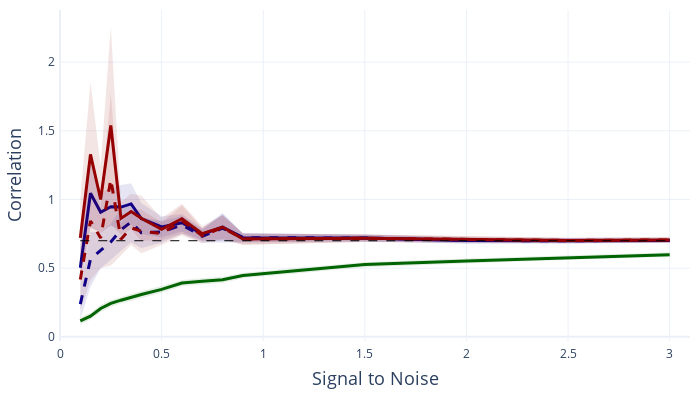

The notebook cell saved with this chart:
### Markdown cell above
Now we can do the simulation - if you want more reliable results the number of simulations should be increase to 10000.

### Code cell
sig = np.array([0.1,0.15,0.2,0.25,0.3,0.35,0.4,0.5,0.6,0.7,0.8,0.9,1.5,2,2.5,3])# np.logspace(np.log(0.2),np.log(5),10)
D = do_sim(0.7,n_sim=200,signal=sig,randseed=12)
D['noiseceil_nan'] = np.isnan(D.noiseCeil)
D['corr_corrected'] = D.r_naive / D.noiseCeil # Correction for noise ceiling 
D['corr_corrected_imp'] = D.corr_corrected
D.loc[np.isnan(D.corr_corrected),'corr_corrected_imp']=0
D['cross_block_imp'] = D.cross_block
D.loc[np.isnan(D.cross_block),'cross_block_imp']=0
T = D.groupby("signal").apply(np.mean)
Tstd = D.groupby("signal").apply(np.std)
fig = plot_Figure3(D,T,Tstd)
fig.update_layout(width=700,height=400)
fig.show()

### Figure 1 — Plotly figure (JSON) as saved in the notebook; plotly's stock layout.template omitted (floating-point values rounded to 4 significant figures)
{"data": [{"hovertemplate": "Naive Correlation<br>Mean: %{y:.2f}<br>%{text}", "line": {"color": "rgba(0, 100, 0, 1)", "width": 3}, "mode": "lines", "name": "", "showlegend": false, "text": ["Std: 0.19", "Std: 0.17", "Std: 0.18", "Std: 0.18", "Std: 0.17", "Std: 0.17", "Std: 0.18", "Std: 0.17", "Std: 0.16", "Std: 0.16", "Std: 0.16", "Std: 0.14", "Std: 0.14", "Std: 0.13", "Std: 0.12", "Std: 0.12"], "type": "scatter", "x": [0.1, 0.15, 0.2, 0.25, 0.3, 0.35, 0.4, 0.5, 0.6, 0.7, 0.8, 0.9, 1.5, 2, 2.5, 3], "y": [0.1168, 0.1512, 0.2066, 0.2436, 0.2671, 0.2907, 0.3089, 0.3456, 0.3923, 0.4048, 0.4159, 0.4463, 0.526, 0.5526, 0.5778, 0.5984]}, {"fill": "toself", "fillcolor": "rgba(0, 100, 0, 0.1)", "hoverinfo": "skip", "line": {"color": "rgba(255,255,255,0)"}, "showlegend": false, "type": "scatter", "x": [0.1, 0.15, 0.2, 0.25, 0.3, 0.35, 0.4, 0.5, 0.6, 0.7, 0.8, 0.9, 1.5, 2, 2.5, 3, 3, 2.5, 2, 1.5, 0.9, 0.8, 0.7, 0.6, 0.5, 0.4, 0.35, 0.3, 0.25, 0.2, 0.15, 0.1], "y": [0.1432, 0.1755, 0.2322, 0.2684, 0.2912, 0.3148, 0.3338, 0.3702, 0.4146, 0.4274, 0.4382, 0.4665, 0.5456, 0.5714, 0.595, 0.6158, 0.5811, 0.5607, 0.5337, 0.5065, 0.4261, 0.3936, 0.3821, 0.3701, 0.3209, 0.2841, 0.2667, 0.243, 0.2188, 0.181, 0.1269, 0.09045]}, {"hovertemplate": "Noise-ceiling (exclusion): <br>Mean: %{y:.2f}<br>%{text}", "line": {"color": "rgba(0, 0, 150, 1)", "width": 3}, "mode": "lines", "name": "", "showlegend": false, "text": ["Std: 1.09", "Std: 1.79", "Std: 1.01", "Std: 0.98", "Std: 1.13", "Std: 1.07", "Std: 0.80", "Std: 0.55", "Std: 0.46", "Std: 0.33", "Std: 0.72", "Std: 0.23", "Std: 0.19", "Std: 0.16", "Std: 0.14", "Std: 0.14"], "type": "scatter", "x": [0.1, 0.15, 0.2, 0.25, 0.3, 0.35, 0.4, 0.5, 0.6, 0.7, 0.8, 0.9, 1.5, 2, 2.5, 3], "y": [0.5027, 1.046, 0.9067, 0.947, 0.9446, 0.9678, 0.8615, 0.8001, 0.8308, 0.7473, 0.7995, 0.7221, 0.7198, 0.7016, 0.6998, 0.7024]}, {"fill": "toself", "fillcolor": "rgba(0, 0, 150, 0.1)", "hoverinfo": "skip", "line": {"color": "rgba(255,255,255,0)"}, "showlegend": false, "type": "scatter", "x": [0.1, 0.15, 0.2, 0.25, 0.3, 0.35, 0.4, 0.5, 0.6, 0.7, 0.8, 0.9, 1.5, 2, 2.5, 3, 3, 2.5, 2, 1.5, 0.9, 0.8, 0.7, 0.6, 0.5, 0.4, 0.35, 0.3, 0.25, 0.2, 0.15, 0.1], "y": [0.6572, 1.299, 1.049, 1.086, 1.105, 1.119, 0.9743, 0.8774, 0.8954, 0.7934, 0.9017, 0.7552, 0.746, 0.7236, 0.7198, 0.7218, 0.683, 0.6798, 0.6796, 0.6936, 0.689, 0.6973, 0.7012, 0.7663, 0.7227, 0.7486, 0.8168, 0.7845, 0.8078, 0.764, 0.7932, 0.3483]}, {"hovertemplate": "Noise-ceiling (imputation):<br>Mean: %{y:.2f}<br>%{text}", "line": {"color": "rgba(0, 0, 150, 1)", "dash": "dash", "width": 3}, "mode": "lines", "name": "", "showlegend": false, "text": ["Std: 0.79", "Std: 1.41", "Std: 0.94", "Std: 0.94", "Std: 1.09", "Std: 1.05", "Std: 0.80", "Std: 0.56", "Std: 0.47", "Std: 0.34", "Std: 0.72", "Std: 0.23", "Std: 0.19", "Std: 0.16", "Std: 0.14", "Std: 0.14"], "type": "scatter", "x": [0.1, 0.15, 0.2, 0.25, 0.3, 0.35, 0.4, 0.5, 0.6, 0.7, 0.8, 0.9, 1.5, 2, 2.5, 3], "y": [0.2388, 0.5649, 0.6302, 0.6913, 0.7793, 0.8372, 0.7581, 0.7641, 0.8142, 0.7324, 0.7915, 0.7221, 0.7198, 0.7016, 0.6998, 0.7024]}, {"fill": "toself", "fillcolor": "rgba(0, 0, 150, 0.1)", "hoverinfo": "skip", "line": {"color": "rgba(255,255,255,0)"}, "showlegend": false, "type": "scatter", "x": [0.1, 0.15, 0.2, 0.25, 0.3, 0.35, 0.4, 0.5, 0.6, 0.7, 0.8, 0.9, 1.5, 2, 2.5, 3, 3, 2.5, 2, 1.5, 0.9, 0.8, 0.7, 0.6, 0.5, 0.4, 0.35, 0.3, 0.25, 0.2, 0.15, 0.1], "y": [0.351, 0.7647, 0.763, 0.8243, 0.9334, 0.9852, 0.8711, 0.8432, 0.8802, 0.7804, 0.8938, 0.7552, 0.746, 0.7236, 0.7198, 0.7218, 0.683, 0.6798, 0.6796, 0.6936, 0.689, 0.6892, 0.6844, 0.7482, 0.6849, 0.6451, 0.6891, 0.6253, 0.5584, 0.4974, 0.365, 0.1266]}, {"hovertemplate": "Crossblock (exclusion):<br>Mean: %{y:.2f}<br>%{text}", "line": {"color": "rgba(150, 0, 0, 1)", "width": 3}, "mode": "lines", "name": "", "showlegend": false, "text": ["Std: 2.01", "Std: 3.74", "Std: 1.74", "Std: 5.09", "Std: 0.85", "Std: 0.91", "Std: 1.16", "Std: 0.57", "Std: 0.77", "Std: 0.38", "Std: 0.62", "Std: 0.29", "Std: 0.19", "Std: 0.16", "Std: 0.14", "Std: 0.14"], "type": "scatter", "x": [0.1, 0.15, 0.2, 0.25, 0.3, 0.35, 0.4, 0.5, 0.6, 0.7, 0.8, 0.9, 1.5, 2, 2.5, 3], "y": [0.721, 1.329, 1.0, 1.539, 0.862, 0.9129, 0.8637, 0.7827, 0.8604, 0.7515, 0.7995, 0.7123, 0.7178, 0.7113, 0.7019, 0.706]}, {"fill": "toself", "fillcolor": "rgba(150, 0, 0, 0.1)", "hoverinfo": "skip", "line": {"color": "rgba(255,255,255,0)"}, "showlegend": false, "type": "scatter", "x": [0.1, 0.15, 0.2, 0.25, 0.3, 0.35, 0.4, 0.5, 0.6, 0.7, 0.8, 0.9, 1.5, 2, 2.5, 3, 3, 2.5, 2, 1.5, 0.9, 0.8, 0.7, 0.6, 0.5, 0.4, 0.35, 0.3, 0.25, 0.2, 0.15, 0.1], "y": [1.005, 1.857, 1.246, 2.259, 0.9819, 1.042, 1.027, 0.8633, 0.9697, 0.8051, 0.887, 0.7535, 0.7445, 0.7342, 0.7216, 0.7254, 0.6866, 0.6821, 0.6883, 0.6911, 0.6712, 0.712, 0.698, 0.7511, 0.7022, 0.7001, 0.7837, 0.7421, 0.8194, 0.7539, 0.8004, 0.4365]}, {"hovertemplate": "Crossblock (imputation):<br>Mean: %{y:.2f}<br>%{text}", "line": {"color": "rgba(150, 0, 0, 1)", "dash": "dash", "width": 3}, "mode": "lines", "name": "", "showlegend": false, "text": ["Std: 1.57", "Std: 3.05", "Std: 1.54", "Std: 4.44", "Std: 0.84", "Std: 0.91", "Std: 1.12", "Std: 0.58", "Std: 0.77", "Std: 0.39", "Std: 0.62", "Std: 0.29", "Std: 0.19", "Std: 0.16", "Std: 0.14", "Std: 0.14"], "type": "scatter", "x": [0.1, 0.15, 0.2, 0.25, 0.3, 0.35, 0.4, 0.5, 0.6, 0.7, 0.8, 0.9, 1.5, 2, 2.5, 3], "y": [0.4182, 0.8438, 0.72, 1.147, 0.7112, 0.7942, 0.7687, 0.7514, 0.8475, 0.7365, 0.7955, 0.7123, 0.7178, 0.7113, 0.7019, 0.706]}, {"fill": "toself", "fillcolor": "rgba(150, 0, 0, 0.1)", "hoverinfo": "skip", "line": {"color": "rgba(255,255,255,0)"}, "showlegend": false, "type": "scatter", "x": [0.1, 0.15, 0.2, 0.25, 0.3, 0.35, 0.4, 0.5, 0.6, 0.7, 0.8, 0.9, 1.5, 2, 2.5, 3, 3, 2.5, 2, 1.5, 0.9, 0.8, 0.7, 0.6, 0.5, 0.4, 0.35, 0.3, 0.25, 0.2, 0.15, 0.1], "y": [0.6406, 1.275, 0.9383, 1.775, 0.8295, 0.9223, 0.9278, 0.8333, 0.957, 0.7916, 0.8832, 0.7535, 0.7445, 0.7342, 0.7216, 0.7254, 0.6866, 0.6821, 0.6883, 0.6911, 0.6712, 0.7078, 0.6814, 0.738, 0.6696, 0.6097, 0.6662, 0.5928, 0.5182, 0.5017, 0.4131, 0.1958]}, {"hovertemplate": "True correlation<br>%{y:.2f}", "line": {"color": "rgba(0, 0, 0, 1)", "dash": "dash", "width": 1}, "mode": "lines", "name": "", "showlegend": false, "text": ["Std: 0.00", "Std: 0.00", "Std: 0.00", "Std: 0.00", "Std: 0.00", "Std: 0.00", "Std: 0.00", "Std: 0.00", "Std: 0.00", "Std: 0.00", "Std: 0.00", "Std: 0.00", "Std: 0.00", "Std: 0.00", "Std: 0.00", "Std: 0.00"], "type": "scatter", "x": [0.1, 0.15, 0.2, 0.25, 0.3, 0.35, 0.4, 0.5, 0.6, 0.7, 0.8, 0.9, 1.5, 2, 2.5, 3], "y": [0.7, 0.7, 0.7, 0.7, 0.7, 0.7, 0.7, 0.7, 0.7, 0.7, 0.7, 0.7, 0.7, 0.7, 0.7, 0.7]}], "layout": {"autosize": true, "height": 400, "hovermode": "x", "margin": {"b": 10, "l": 10, "pad": 4, "r": 10, "t": 10}, "width": 700, "xaxis": {"range": [0, 3.1], "title": {"font": {"size": 18}, "text": "Signal to Noise"}}, "yaxis": {"title": {"font": {"size": 18}, "text": "Correlation"}}}}
